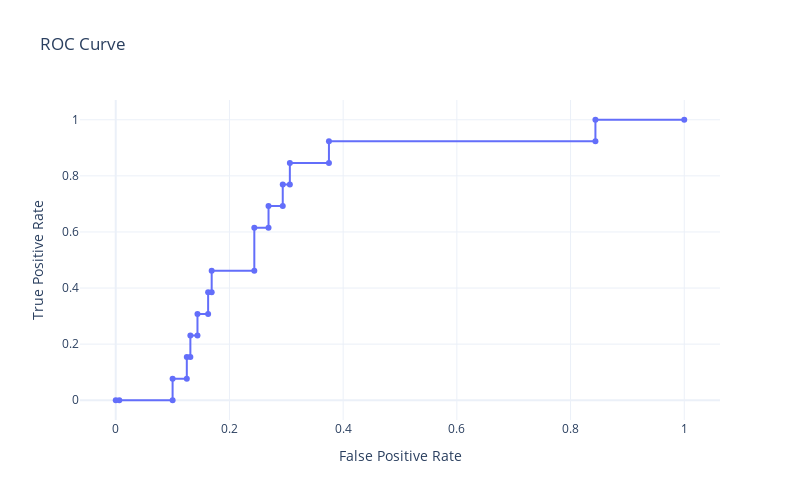

The notebook cell this image was saved under:
### Markdown cell above
### Support Vector Machine (SVM) Classifier

Support Vector Machines aim to find a hyperplane that maximally separates classes in the feature space. The separation is done by maximizing the margin between the classes, defined by the closest points (support vectors).

#### Linear SVM

Given labeled data $(\mathbf{x}_i, y_i)$, where $\mathbf{x}_i \in \mathbb{R}^n$ and $y_i \in \{-1, +1\}$, SVM solves:

$$
\min_{\mathbf{w}, b, \boldsymbol{\xi}} \ \frac{1}{2} \|\mathbf{w}\|^2 + C \sum_{i=1}^n \xi_i
$$
$$
\text{subject to } \ y_i(\mathbf{w}^\top \mathbf{x}_i + b) \geq 1 - \xi_i, \quad \xi_i \geq 0
$$

Where:
- $\mathbf{w}$: weight vector (normal to the hyperplane)
- $b$: bias term
- $xi_i$: slack variables for misclassification
- $C > 0$: regularization parameter


##### Nonlinear SVM

To handle nonlinear boundaries, SVM maps data into a higher-dimensional space via a kernel function $K(\mathbf{x}_i, \mathbf{x}_j)$:

$$
K(\mathbf{x}_i, \mathbf{x}_j) = \phi(\mathbf{x}_i)^\top \phi(\mathbf{x}_j)
$$

Kernels:
- Linear: $K(\mathbf{x}, \mathbf{z}) = \mathbf{x}^\top \mathbf{z}$
- RBF: $K(\mathbf{x}, \mathbf{z}) = \exp(-\gamma \|\mathbf{x} - \mathbf{z}\|^2)$
- Polynomial: $K(\mathbf{x}, \mathbf{z}) = (\mathbf{x}^\top \mathbf{z} + r)^d$


The model:

- Has no distributional assumptions.
- Assumes classes are separable with margin.
- Is sensitive to feature scaling.

### Code cell
# SVM Classifier
from sklearn.preprocessing import StandardScaler
from sklearn.pipeline import Pipeline
from sklearn.svm import SVC

# ----------------------------------------- Model Parameters  -----------------------------------------

auto_best_threshold_based_on_metric = 'f1'      # Available metrics: ["accuracy", "sensitivity", "specificity", "ppv", "npv", "f1", "auc"]
include_bootstrap_confidence_intervals = True        # True # False
cross_validation_splits = 5                           # 5-Fold cross validation
grid_search_scoring_metric = 'recall'                 # choosing best metric in grid search : ['roc_auc','recall']

# ----------------------------------------------------------------------------------------------------

# scaling + SVM
svm_pipe = Pipeline([
    ('scaler', StandardScaler()),
    ('svc', SVC(probability=True, kernel='rbf', class_weight='balanced', random_state=42))
])

# SVM hyperparameter grid
svm_param_grid = {
    'svc__C': [0.01, 0.1, 1, 10, 100],
    'svc__gamma': ['scale', 'auto'],
    'svc__kernel': ['rbf', 'linear', 'poly', 'sigmoid']
}

cv = StratifiedKFold(n_splits=cross_validation_splits, shuffle=True, random_state=random_state)
svm_grid = GridSearchCV(svm_pipe, svm_param_grid, cv=cv, scoring=grid_search_scoring_metric, n_jobs=-1) 
svm_grid.fit(X_train, y_train)

print("SVM best parameters:", svm_grid.best_params_)

# Test set evaluation
svm_best = svm_grid.best_estimator_
y_test_proba_svm = svm_best.predict_proba(X_test)[:, 1]

best_metrics_svm = find_best_threshold(
    model=svm_best,
    X_test=X_test,
    y_test=y_test,
    metric=auto_best_threshold_based_on_metric,             
    bootstrap=include_bootstrap_confidence_intervals,    # to get CI    
    n_bootstrap=100        
)

print_metrics(metrics_dict=best_metrics_svm)

plot_confusion_mat(svm_best, 
                   X_test, y_test, 
                   threshold=best_metrics_svm['threshold'], 
                   labels=["Human", "Robot"])

fig = plot_auc(y_test, y_test_proba_svm)
fig.show()

# ------------------------ Choosing a different threshold ------------------------

# threshold_to_display = 0.5 

# threshold_dict = evaluate_model_at_threshold(svm_best, 
#                             X_test, y_test, 
#                             threshold=threshold_to_display, 
#                             bootstrap=include_bootstrap_confidence_intervals, 
#                             n_bootstrap=100)

# print_metrics(metrics_dict=threshold_dict)

# plot_confusion_mat(svm_best, 
#                    X_test, y_test, 
#                    threshold=threshold_dict['threshold'], 
#                    labels=["Human", "Robot"])

# --------------------------------------------------------------------------------

### Figure 1 — Plotly figure (JSON) as saved in the notebook; plotly's stock layout.template omitted (floating-point values rounded to 4 significant figures)
{"data": [{"hoverinfo": "text", "mode": "lines+markers", "name": "ROC Curve", "text": ["Threshold: inf<br>Accuracy: 0.500<br>F1: 0.000", "Threshold: 0.35<br>Accuracy: 0.497<br>F1: 0.000", "Threshold: 0.16<br>Accuracy: 0.450<br>F1: 0.000", "Threshold: 0.16<br>Accuracy: 0.488<br>F1: 0.067", "Threshold: 0.16<br>Accuracy: 0.476<br>F1: 0.059", "Threshold: 0.16<br>Accuracy: 0.514<br>F1: 0.114", "Threshold: 0.16<br>Accuracy: 0.511<br>F1: 0.111", "Threshold: 0.15<br>Accuracy: 0.550<br>F1: 0.162", "Threshold: 0.15<br>Accuracy: 0.544<br>F1: 0.154", "Threshold: 0.15<br>Accuracy: 0.582<br>F1: 0.200", "Threshold: 0.14<br>Accuracy: 0.573<br>F1: 0.186", "Threshold: 0.14<br>Accuracy: 0.611<br>F1: 0.227", "Threshold: 0.14<br>Accuracy: 0.608<br>F1: 0.222", "Threshold: 0.13<br>Accuracy: 0.646<br>F1: 0.261", "Threshold: 0.12<br>Accuracy: 0.609<br>F1: 0.207", "Threshold: 0.11<br>Accuracy: 0.686<br>F1: 0.267", "Threshold: 0.10<br>Accuracy: 0.673<br>F1: 0.250", "Threshold: 0.10<br>Accuracy: 0.712<br>F1: 0.277", "Threshold: 0.09<br>Accuracy: 0.699<br>F1: 0.261", "Threshold: 0.09<br>Accuracy: 0.738<br>F1: 0.286", "Threshold: 0.08<br>Accuracy: 0.731<br>F1: 0.278", "Threshold: 0.08<br>Accuracy: 0.770<br>F1: 0.301", "Threshold: 0.06<br>Accuracy: 0.736<br>F1: 0.262", "Threshold: 0.06<br>Accuracy: 0.774<br>F1: 0.282", "Threshold: 0.01<br>Accuracy: 0.540<br>F1: 0.150", "Threshold: 0.01<br>Accuracy: 0.578<br>F1: 0.161", "Threshold: 0.01<br>Accuracy: 0.500<br>F1: 0.140"], "type": "scatter", "x": [0.0, 0.00625, 0.1, 0.1, 0.125, 0.125, 0.1313, 0.1313, 0.1437, 0.1437, 0.1625, 0.1625, 0.1688, 0.1688, 0.2437, 0.2437, 0.2687, 0.2687, 0.2938, 0.2938, 0.3063, 0.3063, 0.375, 0.375, 0.8438, 0.8438, 1.0], "y": [0.0, 0.0, 0.0, 0.07692, 0.07692, 0.1538, 0.1538, 0.2308, 0.2308, 0.3077, 0.3077, 0.3846, 0.3846, 0.4615, 0.4615, 0.6154, 0.6154, 0.6923, 0.6923, 0.7692, 0.7692, 0.8462, 0.8462, 0.9231, 0.9231, 1.0, 1.0]}], "layout": {"height": 500, "title": {"text": "ROC Curve"}, "width": 800, "xaxis": {"title": {"text": "False Positive Rate"}}, "yaxis": {"title": {"text": "True Positive Rate"}}}}
